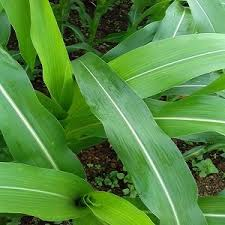
#> input picture images/healthy_plants/h1.jpg, 225 x 225 px; its folder holds 4 pictures in this run
$ python train.py
#> lines starting #> are read from the running program, lines starting #| are printed output that depends on the picture
import os
import cv2
import numpy as np
from skimage.feature import hog
from skimage.io import imread
from sklearn.model_selection import train_test_split
from sklearn.preprocessing import StandardScaler
from sklearn.svm import SVC
from sklearn.metrics import classification_report, confusion_matrix
import joblib

# Function to extract HOG and color histogram features from an image
def extract_features(image):
    fixed_size = (128, 128)
    image = cv2.resize(image, fixed_size)
    gray = cv2.cvtColor(image, cv2.COLOR_BGR2GRAY)
    hog_features, _ = hog(gray, block_norm='L2-Hys', pixels_per_cell=(16, 16), cells_per_block=(2, 2), visualize=True)
    hist_features = []
    for channel in range(image.shape[2]):
        hist = cv2.calcHist([image], [channel], None, [32], [0, 256])
        hist_features.extend(hist.flatten())
    return np.hstack((hog_features, hist_features))

# Function to load dataset and extract features
def load_dataset(healthy_dir, diseased_dir):
#> called with healthy_dir = 'images/healthy_plants', diseased_dir = 'images/diseased_plants'
    features = []
    labels = []

    # Load healthy plant images
    for img_name in os.listdir(healthy_dir):
        img_path = os.path.join(healthy_dir, img_name)
        image = imread(img_path)
#> image is the input picture: shape (225, 225, 3); mean R, G, B 85.2, 139.1, 64.8
        image = cv2.cvtColor(image, cv2.COLOR_RGBA2BGR)
        features.append(extract_features(image))
#> in extract_features, `image = cv2.resize(image, fixed_size)`:
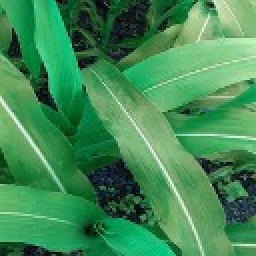
#> image: shape (128, 128, 3) (shown 2 times larger); mean of channels 0, 1, 2 64.7, 139, 85.1; drawn as R, G, B
#> in extract_features, `gray = cv2.cvtColor(image, cv2.COLOR_BGR2GRAY)`:
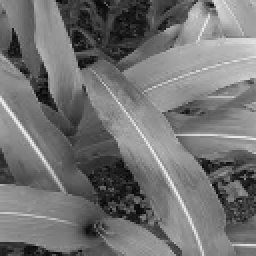
#> gray: shape (128, 128) (shown 2 times larger); min 4, max 242, mean 114.4
#> in extract_features, `hog_features, _ = hog(gray, block_norm='L2-Hys', pixels_per_cell=(16, ..`: hog_features = 1764 values, max 0.351 at index 1050, min 0.0021 at index 40, mean 0.144
#> after the loop in extract_features, `for channel in range(image.shape[2]):`: hist_features = 96 values, max 1456 at index 76, min 0 at index 29, mean 512
        labels.append(0)  # Healthy label
#> pass 2 of the loop in load_dataset, `for img_name in os.listdir(healthy_dir):`:
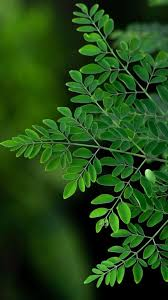
#> input picture images/healthy_plants/h2.jpg, 168 x 300 px
#> in load_dataset, image is the input picture: shape (300, 168, 3); mean R, G, B 33.6, 71.5, 21.5
#> in extract_features (call 2), `image = cv2.resize(image, fixed_size)`:
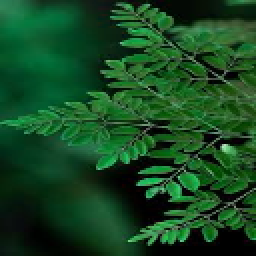
#> image: shape (128, 128, 3) (shown 2 times larger); mean of channels 0, 1, 2 21.4, 71.4, 33.5; drawn as R, G, B
#> in extract_features (call 2), `gray = cv2.cvtColor(image, cv2.COLOR_BGR2GRAY)`:
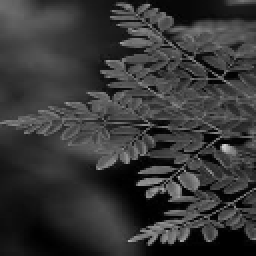
#> gray: shape (128, 128) (shown 2 times larger); min 0, max 210, mean 54.4
#> hog_features = 1764 values, max 0.379 at index 1379, min 0 at index 233, mean 0.145
#> after the loop in extract_features (call 2), `for channel in range(image.shape[2]):`: hist_features = 96 values, max 6181 at index 0, min 0 at index 19, mean 512
#> pass 3 of the loop in load_dataset, `for img_name in os.listdir(healthy_dir):`:
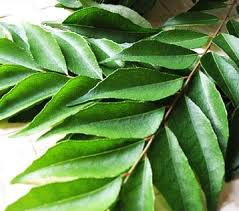
#> input picture images/healthy_plants/h3.jpg, 239 x 211 px
#> in load_dataset, image is the input picture: shape (211, 239, 3); mean R, G, B 104.7, 144.4, 81.7
#> in extract_features (call 3), `image = cv2.resize(image, fixed_size)`:
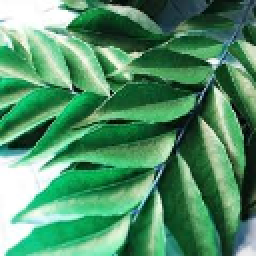
#> image: shape (128, 128, 3) (shown 2 times larger); mean of channels 0, 1, 2 81.6, 144.2, 104.6; drawn as R, G, B
#> in extract_features (call 3), `gray = cv2.cvtColor(image, cv2.COLOR_BGR2GRAY)`:
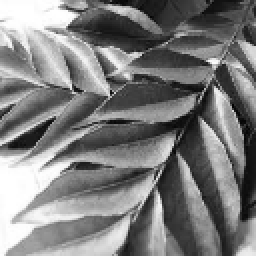
#> gray: shape (128, 128) (shown 2 times larger); min 2, max 255, mean 125.2
#> hog_features = 1764 values, max 0.344 at index 1010, min 0.00427 at index 89, mean 0.132
#> after the loop in extract_features (call 3), `for channel in range(image.shape[2]):`: hist_features = 96 values, max 2008 at index 1, min 5 at index 32, mean 512
#> the loop made 4 passes; the first 3 are shown

    # Load diseased plant images
#> (the run stopped early here; a loop or call above may not have finished)
